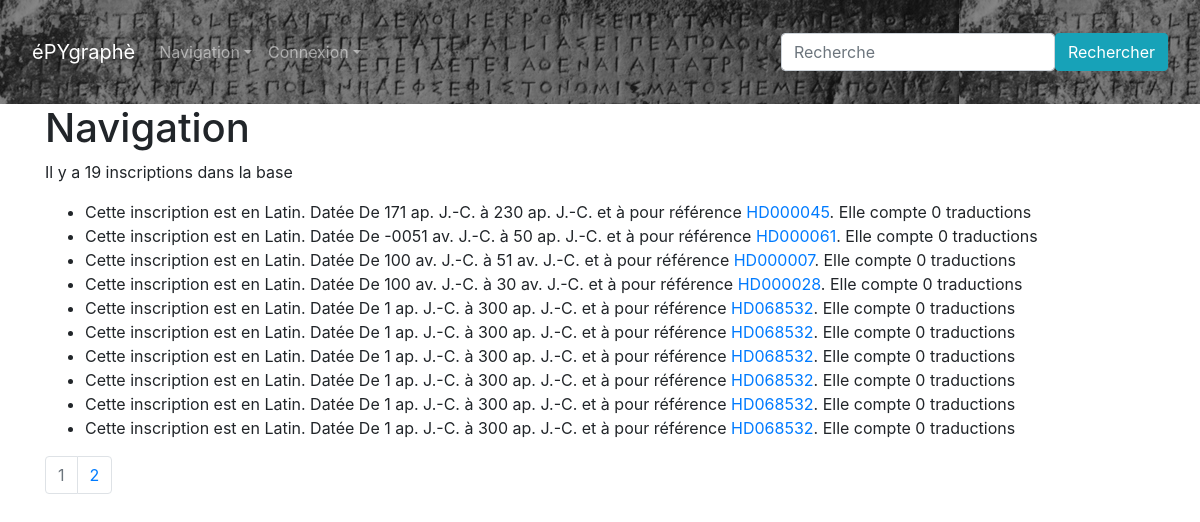
The app's page /browse, older data.
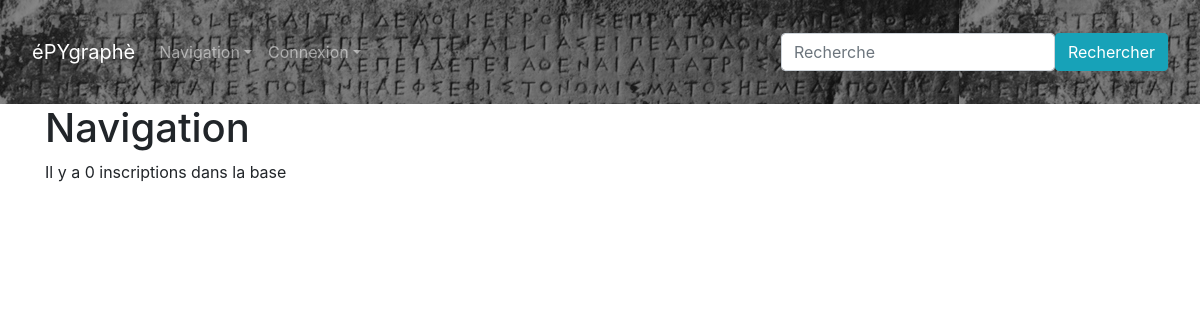
The same page, newer data.
### Epygraphe/models/inscription.py (models this page shows, shortened)
class Inscription(db.Model):
    inscription_id = db.Column(db.Integer, unique=True, nullable=False, primary_key=True, autoincrement=True)
    inscription_texte = db.Column(db.Text)
    inscription_lieu = db.Column(db.String(45))
    inscription_no_hd = db.Column(db.String(6))
    inscription_language = db.Column(db.String(45))
    inscription_type = db.Column(db.String(45))
    inscription_date = db.Column(db.String(45))
    comments = db.relationship("Comment", back_populates="inscription")
    versions = db.relationship("Version", back_populates="inscription")

### Epygraphe/routes/routes.py (the view)
@app.route("/browse")
def naviguer():
    page = request.args.get("page", 1)
    if isinstance(page, str) and page.isdigit():
        page = int(page)
    else:
        page = 1
    resultats = Inscription.query.order_by(Inscription.inscription_id.asc())
    resultats = resultats.paginate(page=page, per_page=INSC_PAR_PAGE)
    return render_template(
        "pages/browse.html",
        resultats=resultats,
        image=IMAGE_SITE,
        title=TITRE_SITE
    )

### Epygraphe/templates/pages/browse.html (shortened to what this page needs)
{% extends "conteneur.html" %}
{% block corps %}
<h1>Navigation</h1>
{% if resultats %}
<p>Il y a {{resultats.total}} inscriptions dans la base</p>
<ul>
    {% for item in resultats.items %}
    <li>Cette inscription est en {{item.inscription_language}}. Datée {{item.inscription_date}} et à pour référence <a
            href="{{url_for('item', inscription_id=item.inscription_id)}}">{{item.inscription_no_hd}}</a>. Elle compte
        {{item.versions|length}} traductions
    </li>
    {% endfor %}
</ul>
<nav aria-label="research-pagination">
    <ul class="pagination">
        {%- for page in resultats.iter_pages() %}
        {% if page %}
        {% if page != resultats.page %}
        <li class="page-item">
            <a class="page-link" href="{{ url_for("naviguer", page=page) }}">{{page}}</a>
        </li>
        {% else %}
        <li class="page-item active disabled">
            <a class="page-link">{{page}} <span class="sr-only">(actuelle)</span></a>
        </li>
        {% endif %}
        {% else %}
        <li class="page-item disabled">
            <a class="page-link">...</a>
        </li>
        {% endif %}
        {%- endfor %}
    </ul>
</nav>
{% endif %}
{% endblock %}

### Epygraphe/templates/conteneur.html (shortened to what this page needs)
<!DOCTYPE html>
<html lang="fr">
<head>
    <link rel="stylesheet" href="https://maxcdn.bootstrapcdn.com/bootstrap/4.0.0/css/bootstrap.min.css">
</head>
<body>
    <nav class="navbar navbar-expand-md navbar-dark justify-content-between bg">
        <a class="navbar-brand" href="{{url_for('accueil')}}">{{title}}</a>
        <ul class="navbar-nav mr-auto">
            <div class="nav-item dropdown">
                    <a class="nav-link dropdown-toggle" href="#" id="navbarDropdown" role="button" data-toggle="dropdown" aria-haspopup="true" aria-expanded="false">Navigation</a>
            </div>
            {% if not current_user.is_authenticated %}
            <li class="nav-item dropdown">
                    <a class="nav-link dropdown-toggle" href="#" id="navbarDropdown" role="button" data-toggle="dropdown" aria-haspopup="true" aria-expanded="false">Connexion</a>
            </li>
            {% else %}
            <li class="nav-item">
                <a class="nav-link" href="{{url_for("deconnexion")}}">Déconnexion ({{current_user.user_prenom}})</a>
            </li>
            {% endif %}
        </ul>
        <form class="form-inline" action="{{url_for("recherche")}}" method="GET">
        <input class="form-control" name="q" type="search" placeholder="Recherche" aria-label="Recherche">
        <button class="btn btn-info" type="submit">Rechercher</button>
        </form>
    </nav>
    <div class="container">
        <div class="row">
            <div class="col">
                {% block corps %}{% endblock %}
            </div>
        </div>
    </div>
</body>
</html>

Row changes from the older to the newer data that the page shows:
removed Inscription: inscription_language "Latin", inscription_date "De 171 ap. J.-C. à 230 ap. J.-C.", inscription_no_hd "HD000045", versions|length "0"
removed Inscription: inscription_language "Latin", inscription_date "De -0051 av. J.-C. à 50 ap. J.-C.", inscription_no_hd "HD000061", versions|length "0"
removed Inscription: inscription_language "Latin", inscription_date "De 100 av. J.-C. à 51 av. J.-C.", inscription_no_hd "HD000007", versions|length "0"
removed Inscription: inscription_language "Latin", inscription_date "De 100 av. J.-C. à 30 av. J.-C.", inscription_no_hd "HD000028", versions|length "0"
removed Inscription: inscription_language "Latin", inscription_date "De 1 ap. J.-C. à 300 ap. J.-C.", inscription_no_hd "HD068532", versions|length "0"
removed Inscription: inscription_language "Latin", inscription_date "De 1 ap. J.-C. à 300 ap. J.-C.", inscription_no_hd "HD068532", versions|length "0"
removed Inscription: inscription_language "Latin", inscription_date "De 1 ap. J.-C. à 300 ap. J.-C.", inscription_no_hd "HD068532", versions|length "0"
removed Inscription: inscription_language "Latin", inscription_date "De 1 ap. J.-C. à 300 ap. J.-C.", inscription_no_hd "HD068532", versions|length "0"
removed Inscription: inscription_language "Latin", inscription_date "De 1 ap. J.-C. à 300 ap. J.-C.", inscription_no_hd "HD068532", versions|length "0"
removed Inscription: inscription_language "Latin", inscription_date "De 1 ap. J.-C. à 300 ap. J.-C.", inscription_no_hd "HD068532", versions|length "0"
Text that changed along with them:
{{ resultats.total }}: "19" → "0"
list line gone: "1"
list line gone: "2"
